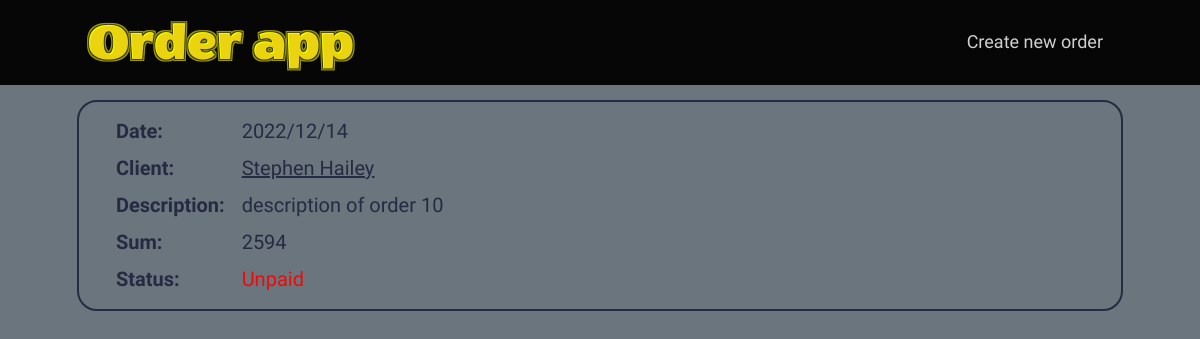
The app's page /order.php?id=10 with its own data.
### tables this page shows
CREATE TABLE `order` (
  `id` int NOT NULL AUTO_INCREMENT,
  `date` datetime DEFAULT NULL,
  `description` text,
  `sum` double DEFAULT NULL,
  `paid` tinyint(1) DEFAULT NULL,
  `user_id` int DEFAULT NULL,
  PRIMARY KEY (`id`),
  KEY `order_user_id_fk` (`user_id`),
  CONSTRAINT `order_user_id_fk` FOREIGN KEY (`user_id`) REFERENCES `user` (`id`)
);

CREATE TABLE `user` (
  `id` int NOT NULL AUTO_INCREMENT,
  `name` text,
  `address` text,
  `phone` text,
  `client` tinyint(1) DEFAULT NULL,
  PRIMARY KEY (`id`)
);

### functions.php (called while the page is built, shortened)
<?php
require_once('connect.php');
function fetch_order($id){
  global $db;
  $query = "select o.*, u.name from `order` o join user u on o.user_id = u.id where o.id = '$id'";
  $res = mysqli_query($db, $query);
  return mysqli_fetch_assoc($res);
}

### order.php (the view)
<?php require 'inc/header.php'?>
<?php $order = fetch_order($_GET['id']); ?>
  <?php if(!empty($order)): ?>
    <div class='card'>
      <div class='card__body'>
        <div class='card__content'>
          <table>
            <tr>
              <th>Date:</th>
              <td>
                <?= date('Y/m/d', strtotime($order['date'])) ?>
              </td>
            </tr>
            <tr>
              <th>Client:</th>
              <td>
                <a href="client.php?id=<?= $order['user_id'] ?>"
                   class="card__link">
                  <?= $order['name'] ?>
                </a>
              </td>
            </tr>
            <tr>
              <th>Description:</th>
              <td>
                <?= nl2br(htmlspecialchars($order['description'])) ?>
              </td>
            </tr>
            <tr>
              <th>Sum:</th>
              <td><?= $order['sum'] ?></td>
            </tr>
            <tr class='table-last-row'>
              <th>Status:</th>
              <td class='card__text <?= $order['paid'] ? 'card__text--paid' : 'card__text--unpaid' ?>'>
                <?= $order['paid'] ? 'Paid' : 'Unpaid' ?>
              </td>
            </tr>
          </table>
        </div>
      </div>
    </div>
  <?php endif; ?>
<?php require 'inc/footer.php'?>

### css/styles.css (style rules this page uses)
a { text-decoration: none; }
html, body { height: 100%; line-height: 1; font-size: 18px; font-weight: 500; color: #252B42; background: #6B757D; font-family: 'Raleway', sans-serif; }
.card { border: 2px solid #252B42; border-radius: 20px; }
.card__link { color: inherit; text-decoration: underline; }
.card__body { padding: 15px; }
.card__content { display: flex; margin: 0 0 0 20px; }
.card__text { font-weight: 500; font-size: 20px; }
.card__text.card__text--unpaid { color: #ef0a0a; }
th, td { text-align: left; vertical-align: top; font-size: 20px; padding: 0 0 10px 0; line-height: 125%; }
th { font-weight: 700; }
td { padding: 0 0 10px 15px; font-size: 20px; }
.table-last-row > * { padding-bottom: 0; }

### records on screen
order: date "2022/12/14", user.name "Stephen Hailey", description "description of order 10", sum "2594"
